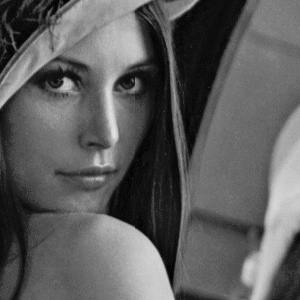
#> input picture Trabalho-2/Imagens/lena.jpg, 300 x 300 px, found by its file name
$ python B.py
#> lines starting #> are read from the running program, lines starting #| are printed output that depends on the picture; after the words box and inside, x2 and y2 are one past the last pixel; in counts of white or black regions, pixels touching at a corner belong together
import cv2
import numpy as np
import matplotlib.pyplot as plt
from math import sqrt, exp

plt.figure(figsize=(6.4 * 5, 4.8 * 5), constrained_layout=False)
imagensPath = "./Trabalho-2/Imagens/"
imagemLena = cv2.imread(imagensPath + "/lena.jpg", 0)
#> imagemLena is the input picture: shape (300, 300); min 0, max 229, mean 93.2


def distancia(point1, point2):
    return sqrt((point1[0] - point2[0]) ** 2 + (point1[1] - point2[1]) ** 2)


base = np.zeros(imagemLena.shape[:2])
rows, cols = imagemLena.shape[:2]
#> rows = 300; cols = 300
center = (rows / 2, cols / 2)
#> center = (150, 150)
for x in range(cols):
    for y in range(rows):
        if distancia((y, x), center) < 50:
            base[y, x] = 1
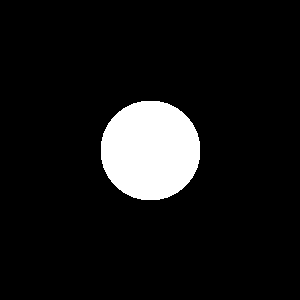
#> base: shape (300, 300) float64; values 0 (black) and 1 (white), 8.7% white; 1 white region, box (x1, y1, x2, y2) and area: (101, 101, 200, 200) 7825
plt.subplot(152), plt.imshow(np.abs(base), "gray"), plt.title("Ideal")


base = np.zeros(imagemLena.shape[:2])
rows, cols = imagemLena.shape[:2]
center = (rows / 2, cols / 2)
for x in range(cols):
    for y in range(rows):
        base[y, x] = 1 / (1 + (distancia((y, x), center) / 50) ** (2 * 20))
plt.subplot(153), plt.imshow(np.abs(base), "gray"), plt.title("Butterworth")


base = np.zeros(imagemLena.shape[:2])
rows, cols = imagemLena.shape[:2]
center = (rows / 2, cols / 2)
for x in range(cols):
    for y in range(rows):
        base[y, x] = exp(((-distancia((y, x), center) ** 2) / (2 * (50 ** 2))))
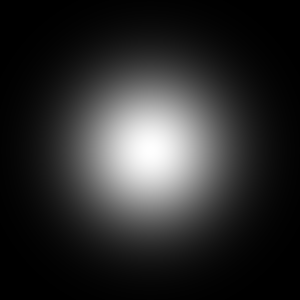
#> base: shape (300, 300) float64; min 0.000123, max 1, mean 0.174
plt.subplot(154), plt.imshow(np.abs(base), "gray"), plt.title("Gaussiano")

plt.show()
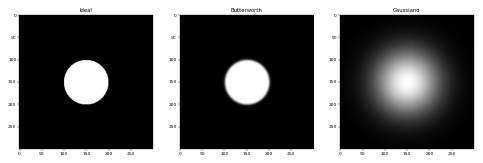
#> figure drawn by matplotlib, 3 panels
